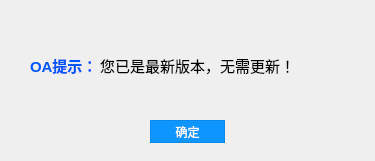
<?xml version="1.0" encoding="UTF-8"?>
<ui version="4.0">
 <class>showDontUpdateDialog</class>
 <widget class="QWidget" name="showDontUpdateDialog">
  <property name="geometry">
   <rect>
    <x>0</x>
    <y>0</y>
    <width>375</width>
    <height>161</height>
   </rect>
  </property>
  <property name="windowTitle">
   <string>Form</string>
  </property>
  <widget class="QLabel" name="label_msg">
   <property name="geometry">
    <rect>
     <x>100</x>
     <y>40</y>
     <width>271</width>
     <height>51</height>
    </rect>
   </property>
   <property name="font">
    <font>
     <pointsize>11</pointsize>
    </font>
   </property>
   <property name="text">
    <string>您已是最新版本，无需更新！</string>
   </property>
  </widget>
  <widget class="QPushButton" name="pushButton">
   <property name="geometry">
    <rect>
     <x>150</x>
     <y>120</y>
     <width>75</width>
     <height>23</height>
    </rect>
   </property>
   <property name="styleSheet">
    <string notr="true">QPushButton#pushButton
{
    color:white;
    background-color:rgb(14 , 150 , 254);
    border: 1px solid rgb(11 , 137 , 234);
}

QPushButton#pushButton:hover
{
    color:white;
    background-color:rgb(44 , 137 , 255);
    border: 1px solid rgb(11 , 137 , 234);
}</string>
   </property>
   <property name="text">
    <string>确定</string>
   </property>
  </widget>
  <widget class="QLabel" name="label_2">
   <property name="geometry">
    <rect>
     <x>30</x>
     <y>50</y>
     <width>61</width>
     <height>31</height>
    </rect>
   </property>
   <property name="font">
    <font>
     <pointsize>11</pointsize>
     <weight>75</weight>
     <bold>true</bold>
    </font>
   </property>
   <property name="styleSheet">
    <string notr="true">color: rgb(0, 85, 255);</string>
   </property>
   <property name="text">
    <string>OA提示：</string>
   </property>
  </widget>
 </widget>
 <resources/>
 <connections/>
</ui>
